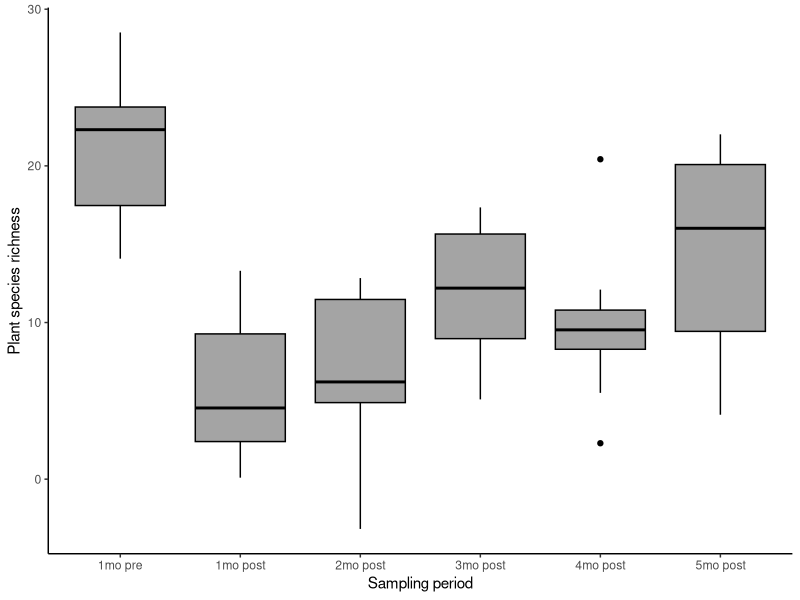
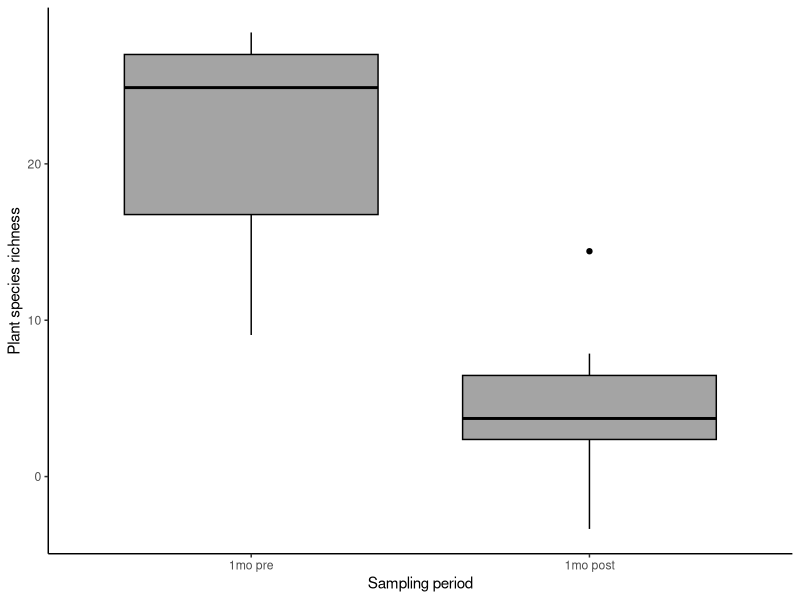

Recreate these plots in R, in order.
## ---- chunk 1

n_group <- 6 # number of treatment groups
n_name <- c("1mo pre","1mo post","2mo post","3mo post","4mo post","5mo post")
n_size <- c(11,13,12,9,12,10) #number of observations in our groups

n_mean <- c(22,7,9,10,11,16)
n_sd <- c(5,5,5,5,5,5) #ANOVA assumes that the variance is the same in all
period <- rep(n_name,n_size)

id <- 1:(sum(n_size))
P.richness <- c(rnorm(n=n_size[1], mean=n_mean[1], sd=n_sd[1]),
             rnorm(n=n_size[2], mean=n_mean[2], sd=n_sd[2]),
             rnorm(n=n_size[3], mean=n_mean[3], sd=n_sd[3]),
             rnorm(n=n_size[4], mean=n_mean[4], sd=n_sd[4]),
             rnorm(n=n_size[5], mean=n_mean[5], sd=n_sd[5]),
             rnorm(n=n_size[6], mean=n_mean[6], sd=n_sd[6]))
ano_data <- data.frame(id,period,P.richness)
ano_data$period <- factor(ano_data$period,
                  levels = c("1mo pre","1mo post","2mo post","3mo post",
                             "4mo post","5mo post"), ordered = TRUE)
head(ano_data)

## ---- chunk 2
# anova model 

ano_model <- aov(P.richness~period, data=ano_data)
summary(ano_model)
TukeyHSD(ano_model)

# ggplot
library(ggplot2)

ano_plot <- ggplot(data = ano_data,
                   aes(x=period,
                       y=P.richness)) + 
                  geom_boxplot(fill='#A4A4A4', color="black")+
                  labs(x="Sampling period", y = "Plant species richness") +
                 theme_classic()
print(ano_plot)

## ---- chunk 3

n_group <- 2 
n_name <- c("1mo pre","1mo post")
n_size <- c(13,11) 

n_mean <- c(22,7) # We would expect plant richness to be much lower after a hurricane.
n_sd <- c(5,5) #ANOVA assumes that the variance is the same in all
period <- rep(n_name,n_size)

id <- 1:(sum(n_size))
P.richness <- c(rnorm(n=n_size[1], mean=n_mean[1], sd=n_sd[1]),
                 rnorm(n=n_size[2], mean=n_mean[2], sd=n_sd[2]))
ano_data <- data.frame(id,period,P.richness)
ano_data$period <- factor(ano_data$period,
                  levels = c("1mo pre","1mo post"), ordered = TRUE)

# anova model 

ano_model <- aov(P.richness~period, data=ano_data)
summary(ano_model)

# ggplot
library(ggplot2)

ano_plot <- ggplot(data = ano_data,
                   aes(x=period,
                       y=P.richness)) + 
                  geom_boxplot(fill='#A4A4A4', color="black")+
                  labs(x="Sampling period", y = "Plant species richness") +
                 theme_classic()
print(ano_plot)
## ---- chunk 4
n_group <- 2 
n_name <- c("1mo pre","1mo post")
n_size <- c(13,11) 

n_mean <- c(15,10.4) # We would expect plant richness to be much lower after a hurricane.
n_sd <- c(5,5) #ANOVA assumes that the variance is the same in all
period <- rep(n_name,n_size)

id <- 1:(sum(n_size))
P.richness <- c(rnorm(n=n_size[1], mean=n_mean[1], sd=n_sd[1]),
                 rnorm(n=n_size[2], mean=n_mean[2], sd=n_sd[2]))
ano_data <- data.frame(id,period,P.richness)
ano_data$period <- factor(ano_data$period,
                  levels = c("1mo pre","1mo post"), ordered = TRUE)

# anova model 

ano_model <- aov(P.richness~period, data=ano_data)
summary(ano_model)

## ---- chunk 5
n_group <- 2 
n_name <- c("1mo pre","1mo post")
n_size <- c(3,3) 

n_mean <- c(22,7) 
n_sd <- c(5,5) 
period <- rep(n_name,n_size)

id <- 1:(sum(n_size))
P.richness <- c(rnorm(n=n_size[1], mean=n_mean[1], sd=n_sd[1]),
                 rnorm(n=n_size[2], mean=n_mean[2], sd=n_sd[2]))
ano_data <- data.frame(id,period,P.richness)
ano_data$period <- factor(ano_data$period,
                  levels = c("1mo pre","1mo post"), ordered = TRUE)

# anova model 

ano_model <- aov(P.richness~period, data=ano_data)
summary(ano_model)
